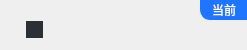
<?xml version="1.0" encoding="UTF-8"?>
<ui version="4.0">
 <class>qtreeitemdelegate</class>
 <widget class="QWidget" name="qtreeitemdelegate">
  <property name="enabled">
   <bool>true</bool>
  </property>
  <property name="geometry">
   <rect>
    <x>0</x>
    <y>0</y>
    <width>247</width>
    <height>50</height>
   </rect>
  </property>
  <property name="minimumSize">
   <size>
    <width>100</width>
    <height>50</height>
   </size>
  </property>
  <property name="maximumSize">
   <size>
    <width>247</width>
    <height>50</height>
   </size>
  </property>
  <property name="windowTitle">
   <string>Form</string>
  </property>
  <widget class="QCheckBox" name="checkBox">
   <property name="enabled">
    <bool>true</bool>
   </property>
   <property name="geometry">
    <rect>
     <x>26</x>
     <y>21</y>
     <width>17</width>
     <height>17</height>
    </rect>
   </property>
   <property name="sizePolicy">
    <sizepolicy hsizetype="Minimum" vsizetype="Fixed">
     <horstretch>0</horstretch>
     <verstretch>0</verstretch>
    </sizepolicy>
   </property>
   <property name="minimumSize">
    <size>
     <width>17</width>
     <height>17</height>
    </size>
   </property>
   <property name="maximumSize">
    <size>
     <width>17</width>
     <height>17</height>
    </size>
   </property>
   <property name="sizeIncrement">
    <size>
     <width>0</width>
     <height>0</height>
    </size>
   </property>
   <property name="baseSize">
    <size>
     <width>0</width>
     <height>0</height>
    </size>
   </property>
   <property name="font">
    <font>
     <pointsize>13</pointsize>
    </font>
   </property>
   <property name="cursor">
    <cursorShape>PointingHandCursor</cursorShape>
   </property>
   <property name="layoutDirection">
    <enum>Qt::LeftToRight</enum>
   </property>
   <property name="styleSheet">
    <string notr="true">
QCheckBox::indicator:unchecked{

width:20px;
height:20px;
background-color:#2b3036;
}

QCheckBox::indicator:checked{
width:20px;
height:20px;
	border-image: url(:/image/img/treeCheck.png);
}
</string>
   </property>
   <property name="text">
    <string/>
   </property>
   <property name="checkable">
    <bool>true</bool>
   </property>
   <property name="checked">
    <bool>false</bool>
   </property>
  </widget>
  <widget class="QLabel" name="clickCurrent">
   <property name="geometry">
    <rect>
     <x>200</x>
     <y>0</y>
     <width>48</width>
     <height>20</height>
    </rect>
   </property>
   <property name="sizePolicy">
    <sizepolicy hsizetype="Expanding" vsizetype="Expanding">
     <horstretch>0</horstretch>
     <verstretch>0</verstretch>
    </sizepolicy>
   </property>
   <property name="minimumSize">
    <size>
     <width>48</width>
     <height>20</height>
    </size>
   </property>
   <property name="maximumSize">
    <size>
     <width>48</width>
     <height>20</height>
    </size>
   </property>
   <property name="font">
    <font>
     <family>微软雅黑</family>
     <pointsize>9</pointsize>
    </font>
   </property>
   <property name="layoutDirection">
    <enum>Qt::LeftToRight</enum>
   </property>
   <property name="styleSheet">
    <string notr="true">background-color:#1e75ff;
border:1px solid #1e75ff;
border-bottom-left-radius: 10px;
color:#ffffff;
</string>
   </property>
   <property name="text">
    <string>当前</string>
   </property>
   <property name="alignment">
    <set>Qt::AlignCenter</set>
   </property>
  </widget>
  <widget class="QLabel" name="sysName">
   <property name="geometry">
    <rect>
     <x>46</x>
     <y>20</y>
     <width>201</width>
     <height>19</height>
    </rect>
   </property>
   <property name="font">
    <font>
     <family>华文楷体</family>
     <pointsize>14</pointsize>
    </font>
   </property>
   <property name="text">
    <string/>
   </property>
  </widget>
 </widget>
 <resources/>
 <connections/>
</ui>
